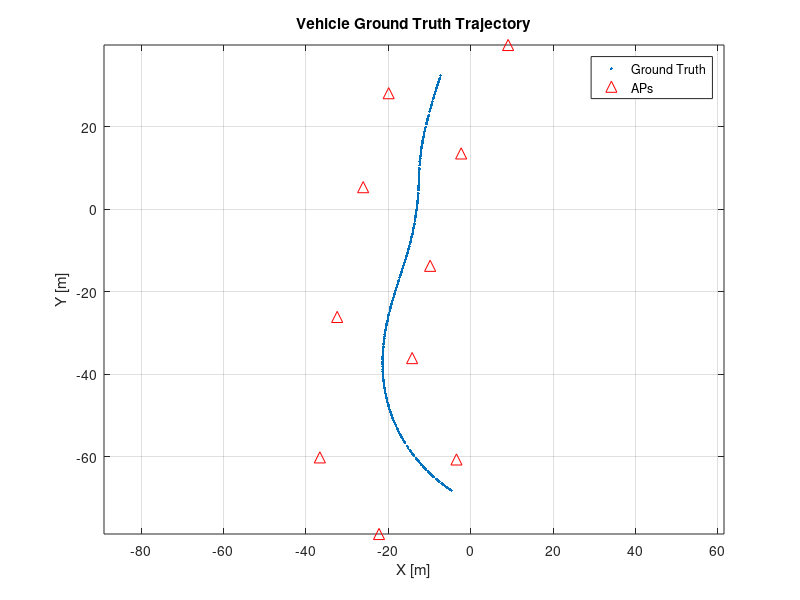
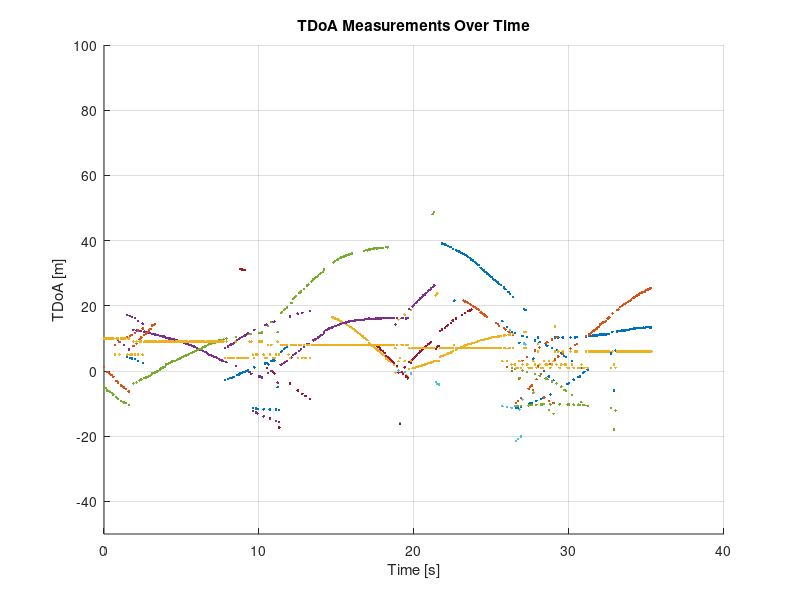
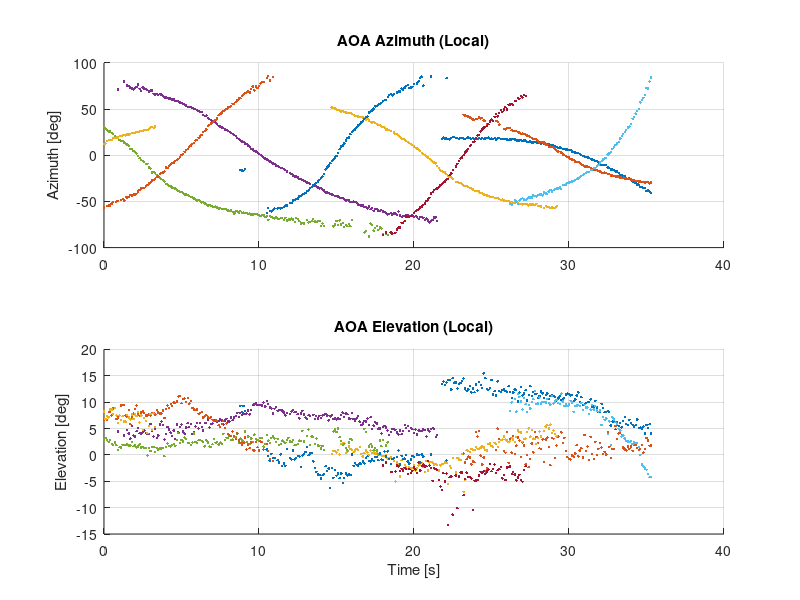
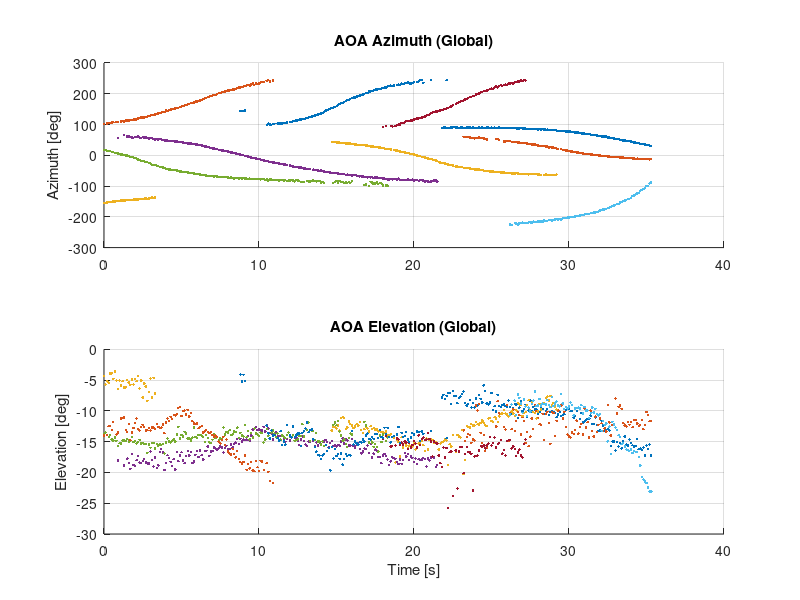

Write the MATLAB code that produced these figures, in order.
clear; close all; clc;
load('LNSM_Project_Data.mat');

i = 1; % Choose 1, 2, or 3

x_y_z = ground_truth{i};  % [3 x T] matrix
x_coords = x_y_z(1, :);
y_coords = x_y_z(2, :);
z_coords = x_y_z(3, :);

%%
% figure;
plot(x_coords, y_coords, '.'); hold on;
plot(AP(1, :), AP(2, :), '^r', 'MarkerSize', 8);
xlabel('X [m]'); ylabel('Y [m]');
title('Vehicle Ground Truth Trajectory');
grid on; axis equal;
legend('Ground Truth', 'APs');


%%
tdoa_data = TDoA{i};  % [9 x T]
T = size(tdoa_data, 2);
time = linspace(0, (T-1)/10, T);  % 10 Hz

figure; hold on;
for k = 1:size(tdoa_data, 1)
    plot(time, tdoa_data(k, :), '.');
end
xlabel('Time [s]');
ylabel('TDoA [m]');
title('TDoA Measurements Over Time');
grid on;
ylim([-50, 100]);



%%
aoa_data = AoA{i};  % [20 x T]
azimuth = aoa_data(1:10, :);
elevation = aoa_data(11:20, :);

figure;
subplot(2,1,1); hold on;
for k = 1:10
    plot(time, rad2deg(azimuth(k, :)), '.');
end
ylabel('Azimuth [deg]');
title('AOA Azimuth (Local)');
grid on;

subplot(2,1,2); hold on;
for k = 1:10
    plot(time, rad2deg(elevation(k, :)), '.');
end
xlabel('Time [s]');
ylabel('Elevation [deg]');
title('AOA Elevation (Local)');
grid on;


%%
figure;

subplot(2,1,1); hold on;
for k = 1:10
    global_azimuth = azimuth(k, :) + APyaw(k);
    plot(time, rad2deg(global_azimuth), '.');
end
ylabel('Azimuth [deg]');
title('AOA Azimuth (Global)');
grid on;

subplot(2,1,2); hold on;
for k = 1:10
    global_elevation = elevation(k, :) + APpitch(k);
    plot(time, rad2deg(global_elevation), '.');
end
xlabel('Time [s]');
ylabel('Elevation [deg]');
title('AOA Elevation (Global)');
grid on;
